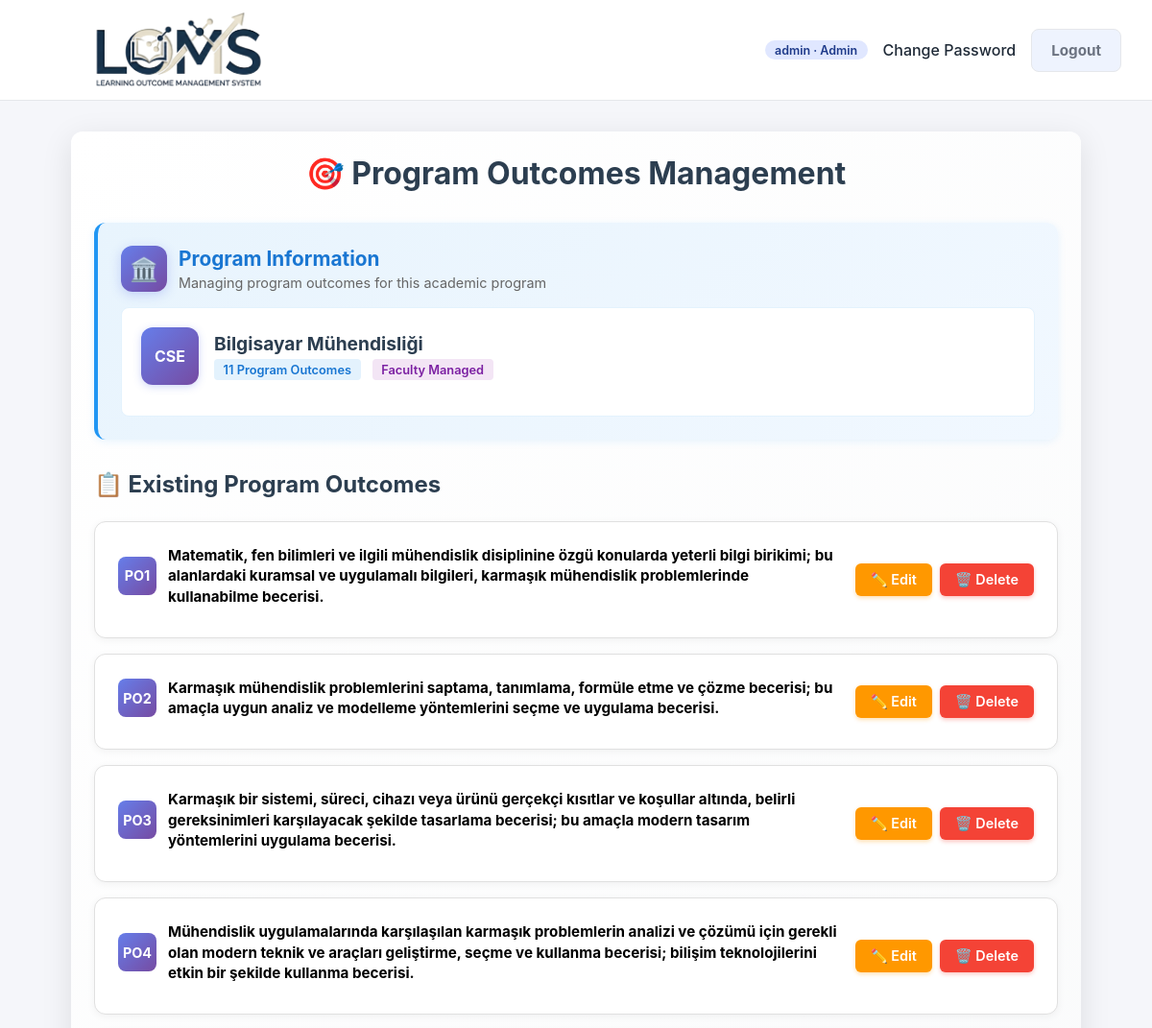
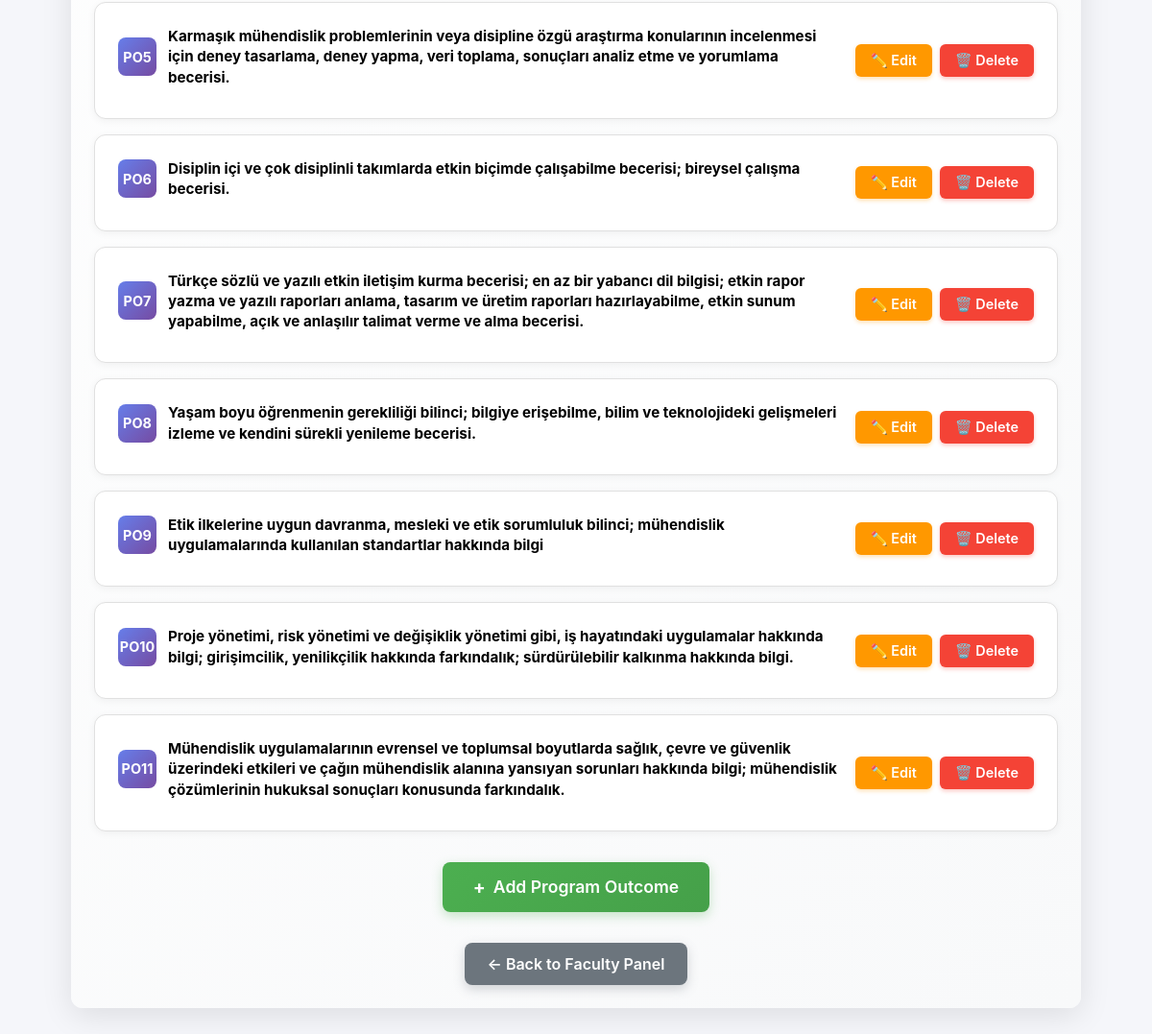
The app's page /outcomes/program/4/po/ (signed in) with its own data (2 pictures, top to bottom).
### accounts/models.py (models this page shows, shortened)
class CustomUser(AbstractUser):
    class Role(models.TextChoices):
        ADMIN = "ADMIN", "Admin"
        STUDENT_AFFAIRS = "STUDENT_AFFAIRS", "Student Affairs"
        FACULTY_MEMBER = "FACULTY_MEMBER", "Faculty Member"
        LECTURER = "LECTURER", "Lecturer"
        STUDENT = "STUDENT", "Student"
    role = models.CharField(
        max_length=32,
        choices=Role.choices,
        default=Role.STUDENT,
    )
    student_grade = models.PositiveSmallIntegerField(
        null=True,
        blank=True,
        help_text="Student grade / academic year (1-4).",
    )
    student_faculty = models.ForeignKey(
        "organizations.Faculty",
        null=True,
        blank=True,
        on_delete=models.SET_NULL,
        related_name="students",
        help_text="Faculty the student is enrolled in.",
    )
    student_program = models.ForeignKey(
        "organizations.Program",
        null=True,
        blank=True,
        on_delete=models.SET_NULL,
        related_name="students",
        help_text="Program the student belongs to.",
    )
    faculty_member_faculty = models.ForeignKey(
        "organizations.Faculty",
        null=True,
        blank=True,
        on_delete=models.SET_NULL,
        related_name="faculty_members",
        help_text="Faculty this faculty member is responsible for.",
    )
    lecturer_programs = models.ManyToManyField(
        "organizations.Program",
        blank=True,
        related_name="lecturers",
        help_text="Programs assigned to this lecturer.",
    )
    lecturer_courses = models.ManyToManyField(
        "courses.Course",
        blank=True,
        related_name="lecturers",
        help_text="Courses assigned to this lecturer.",
    )
    phone = models.CharField(
        max_length=20,
        blank=True,
        null=True,
    )
    student_number = models.CharField(
        max_length=32,
        null=True,
        blank=True,
        help_text="Official student identification number.",
    )
    must_change_password = models.BooleanField(
        default=False,
        help_text="User must update password after logging in with the initial credentials.",
    )
    objects = CustomUserManager()
    @property
    def is_admin(self):
        return self.role == self.Role.ADMIN and self.is_superuser
    @property
    def is_student_affairs(self):
        return self.role == self.Role.STUDENT_AFFAIRS
    @property
    def is_faculty_member(self):
        return self.role == self.Role.FACULTY_MEMBER
    @property
    def is_lecturer(self):
        return self.role == self.Role.LECTURER
    @property
    def is_student(self):
        return self.role == self.Role.STUDENT

### organizations/models.py (models this page shows, shortened)
class Program(models.Model):
    name = models.CharField(max_length=255)
    code = models.CharField(max_length=50, unique=True)
    faculty = models.ForeignKey(
        Faculty,
        on_delete=models.CASCADE,
        related_name="programs",
    )
    description = models.TextField(
        blank=True,
        help_text="Optional program description.",
    )
    coordinator = models.ForeignKey(
        settings.AUTH_USER_MODEL,
        null=True,
        blank=True,
        on_delete=models.SET_NULL,
        related_name="coordinated_programs",
        help_text="Program coordinator (optional).",
    )

### outcomes/models.py (models this page shows, shortened)
class ProgramOutcome(models.Model):
    program = models.ForeignKey(
        Program,
        on_delete=models.CASCADE,
        related_name="program_outcomes",
    )
    code = models.CharField(
        max_length=20,
        help_text="Program outcome code (e.g., PO1).",
    )
    short_title = models.CharField(
        max_length=255,
        help_text="Short title (e.g., Problem solving).",
    )
    description = models.TextField(
        blank=True,
        help_text="Detailed description.",
    )
    order = models.PositiveSmallIntegerField(
        default=1,
        help_text="Display order within lists.",
    )
    active = models.BooleanField(default=True)
    class Meta:
        unique_together = ("program", "code")
        ordering = ["program", "order", "code"]

### outcomes/views.py (the view)
# urls.py: path("program/<int:program_id>/po/", program_outcome_manage, name="program_outcome_manage"),
@role_required(CustomUser.Role.FACULTY_MEMBER)
def program_outcome_manage(request, program_id):
    program = get_object_or_404(Program, id=program_id)
    _check_program_permission(request.user, program)
    outcomes = ProgramOutcome.objects.filter(program=program).order_by("order", "code")
    context = {
        "program": program,
        "outcomes": outcomes,
    }
    return render(request, "outcomes/program_outcome_manage.html", context)

### outcomes/views.py (called while the page is built)
def _check_program_permission(user: CustomUser, program: Program):
    if user.is_admin:
        return
    if program.faculty.responsible_id != user.id:
        raise PermissionDenied("You are not allowed to manage this program.")

### templates/outcomes/program_outcome_manage.html (shortened to what this page needs)
{% extends "base.html" %}
{% block content %}
<section class="card" style="margin: 2rem auto; background: linear-gradient(135deg, #ffffff 0%, #f8f9fa 100%); border: none; box-shadow: 0 8px 32px rgba(0, 0, 0, 0.1);">
    <div style="text-align: center; margin-bottom: 2rem;">
        <h2 style="margin: 0; color: #2c3e50; font-size: 2rem; display: flex; align-items: center; justify-content: center; gap: 0.5rem;">
            🎯 Program Outcomes Management
        </h2>
    </div>
    <div style="background: linear-gradient(135deg, #e8f4fd 0%, #f1f8ff 100%); padding: 1.5rem; border-radius: 12px; border-left: 4px solid #2196F3; margin-bottom: 2rem; box-shadow: 0 2px 8px rgba(33, 150, 243, 0.1);">
        <div style="display: flex; align-items: center; gap: 0.75rem; margin-bottom: 1rem;">
            <div style="width: 48px; height: 48px; background: linear-gradient(135deg, #667eea 0%, #764ba2 100%); border-radius: 12px; display: flex; align-items: center; justify-content: center; color: white; font-weight: bold; font-size: 1.5rem; box-shadow: 0 3px 12px rgba(102, 126, 234, 0.3);">
                🏛️
            </div>
            <div>
                <h3 style="margin: 0; color: #1976d2; font-size: 1.3rem; font-weight: 700;">Program Information</h3>
                <div style="color: #666; font-size: 0.9rem; margin-top: 0.25rem;">Managing program outcomes for this academic program</div>
            </div>
        </div>
        <div style="background: white; padding: 1.25rem; border-radius: 8px; border: 1px solid #e3f2fd;">
            <div style="display: flex; align-items: center; gap: 1rem; margin-bottom: 0.75rem;">
                <div style="width: 60px; height: 60px; background: linear-gradient(135deg, #667eea 0%, #764ba2 100%); border-radius: 12px; display: flex; align-items: center; justify-content: center; color: white; font-weight: bold; font-size: 1rem; box-shadow: 0 2px 8px rgba(102, 126, 234, 0.3);">
                    {{ program.code }}
                </div>
                <div>
                    <div style="font-weight: 700; color: #2c3e50; font-size: 1.2rem; margin-bottom: 0.25rem;">{{ program.name }}</div>
                    <div style="display: flex; gap: 0.75rem; align-items: center;">
                        <span style="background: #e3f2fd; color: #1976d2; padding: 0.2rem 0.6rem; border-radius: 4px; font-size: 0.8rem; font-weight: 600;">{{ outcomes|length }} Program Outcomes</span>
                        <span style="background: #f3e5f5; color: #7b1fa2; padding: 0.2rem 0.6rem; border-radius: 4px; font-size: 0.8rem; font-weight: 600;">Faculty Managed</span>
                    </div>
                </div>
            </div>
        </div>
    </div>
    {% if outcomes %}
        <div style="margin-bottom: 2rem;">
            <h3 style="color: #2c3e50; font-size: 1.5rem; margin-bottom: 1.5rem; display: flex; align-items: center; gap: 0.5rem;">
                📋 Existing Program Outcomes
            </h3>
            <div style="display: grid; gap: 1rem;">
                {% for po in outcomes %}
                    <div style="background: white; border: 1px solid #e0e0e0; border-radius: 12px; padding: 1.5rem; transition: all 0.3s ease; box-shadow: 0 2px 8px rgba(0, 0, 0, 0.05);"
                         onmouseover="this.style.borderColor='#667eea'; this.style.boxShadow='0 4px 16px rgba(102, 126, 234, 0.1)';"
                         onmouseout="this.style.borderColor='#e0e0e0'; this.style.boxShadow='0 2px 8px rgba(0, 0, 0, 0.05)';">
                        <div style="display: flex; align-items: center; justify-content: space-between; gap: 1rem;">
                            <div style="flex: 1;">
                                <div style="display: flex; align-items: center; gap: 0.75rem; margin-bottom: 0.5rem; flex-wrap: wrap;">
                                    <div style="width: 40px; height: 40px; background: linear-gradient(135deg, #667eea 0%, #764ba2 100%); border-radius: 8px; display: flex; align-items: center; justify-content: center; color: white; font-weight: bold; font-size: 0.9rem;">
                                        {{ po.code }}
                                    </div>
                                    {% if po.description %}
                                        <div style="color: #000; font-size: 0.95rem; font-weight: bold; line-height: 1.4; flex: 1; min-width: 0; word-break: break-word;">{{ po.description }}</div>
                                    {% endif %}
                                </div>
                            </div>
                            <div style="display: flex; gap: 0.5rem;">
                                <a href="{% url 'outcomes:program_outcome_edit' po.id %}"
                                   style="background: #FF9800; color: white; padding: 0.5rem 1rem; border-radius: 6px; text-decoration: none; font-weight: 600; font-size: 0.9rem; transition: all 0.3s ease; box-shadow: 0 2px 4px rgba(255, 152, 0, 0.3);"
                                   onmouseover="this.style.background='#F57C00'; this.style.transform='translateY(-2px)'; this.style.boxShadow='0 4px 8px rgba(255, 152, 0, 0.4)';"
                                   onmouseout="this.style.background='#FF9800'; this.style.transform='translateY(0)'; this.style.boxShadow='0 2px 4px rgba(255, 152, 0, 0.3)';">
                                    ✏️ Edit
                                </a>
                                <a href="{% url 'outcomes:program_outcome_delete' po.id %}"
                                   style="background: #f44336; color: white; padding: 0.5rem 1rem; border-radius: 6px; text-decoration: none; font-weight: 600; font-size: 0.9rem; transition: all 0.3s ease; box-shadow: 0 2px 4px rgba(244, 67, 54, 0.3);"
                                   onmouseover="this.style.background='#da190b'; this.style.transform='translateY(-2px)'; this.style.boxShadow='0 4px 8px rgba(244, 67, 54, 0.4)';"
                                   onmouseout="this.style.background='#f44336'; this.style.transform='translateY(0)'; this.style.boxShadow='0 2px 4px rgba(244, 67, 54, 0.3)';">
                                    🗑️ Delete
                                </a>
                            </div>
                        </div>
                    </div>
                {% endfor %}
            </div>
        </div>
    {% endif %}
    {% if not show_form %}
        <div style="text-align: center; margin-bottom: 2rem;">
            <a href="{% url 'outcomes:program_outcome_create' program.id %}"
               style="display: inline-flex; align-items: center; gap: 0.5rem; background: linear-gradient(135deg, #4CAF50 0%, #45a049 100%); color: white; padding: 0.875rem 2rem; border-radius: 8px; text-decoration: none; font-weight: 600; font-size: 1.1rem; transition: all 0.3s ease; box-shadow: 0 4px 12px rgba(76, 175, 80, 0.3);"
               onmouseover="this.style.background='linear-gradient(135deg, #388e3c 0%, #2e7d32 100%)'; this.style.transform='translateY(-2px)'; this.style.boxShadow='0 6px 16px rgba(76, 175, 80, 0.4)';"
               onmouseout="this.style.background='linear-gradient(135deg, #4CAF50 0%, #45a049 100%)'; this.style.transform='translateY(0)'; this.style.boxShadow='0 4px 12px rgba(76, 175, 80, 0.3)';">
                <span style="color: white; font-size: 1.2rem; font-weight: bold;">+</span> Add Program Outcome
            </a>
        </div>
    {% endif %}
    <div style="display: flex; gap: 1rem; justify-content: center; margin-top: 2rem; flex-wrap: wrap;">
        <a href="{% url 'organizations:faculty_member_dashboard' %}"
           style="background: #6c757d; color: white; padding: 0.75rem 1.5rem; border-radius: 8px; text-decoration: none; font-weight: 600; transition: all 0.3s ease; box-shadow: 0 4px 12px rgba(108, 117, 125, 0.3); display: inline-flex; align-items: center; gap: 0.5rem;"
           onmouseover="this.style.background='#5a6268'; this.style.transform='translateY(-2px)'; this.style.boxShadow='0 6px 16px rgba(108, 117, 125, 0.4)';"
           onmouseout="this.style.background='#6c757d'; this.style.transform='translateY(0)'; this.style.boxShadow='0 4px 12px rgba(108, 117, 125, 0.3)';">
            ← Back to Faculty Panel
        </a>
    </div>
</section>
{% endblock %}

### templates/base.html (shortened to what this page needs)
<!DOCTYPE html>
{% load static %}
<html lang="en">
<head>
</head>
<body>
<header>
    <img src="{% static 'images/LOMS-Photoroom.png' %}" alt="LOMS" style="height: 5rem; margin: 0;">
    <nav>
        {% if user.is_authenticated %}
            <span class="pill">{{ user.username }} · {{ user.get_role_display }}</span>
            <a href="{% url 'accounts:password_change' %}">Change Password</a>
            <form method="post" action="{% url 'accounts:logout' %}" class="logout-form">
                <button type="submit" class="btn outline">Logout</button>
            </form>
        {% endif %}
    </nav>
</header>
<main>
    {% block content %}{% endblock %}
</main>
</body>
</html>

### templates/base.html (style rules this page uses)
:root { --bg: #f5f6fa; --card-bg: #ffffff; --text: #1f2a37; --muted: #6b7280; --primary: #2563eb; --primary-dark: #1e3a8a; --border: #e5e7eb; --success: #059669; }
* { box-sizing: border-box; font-family: "Inter", "Segoe UI", system-ui, -apple-system, BlinkMacSystemFont, sans-serif; }
body { margin: 0; background: var(--bg); color: var(--text); overflow-y: scroll; }
header { background: var(--card-bg); border-bottom: 1px solid var(--border); padding: 0.75rem 2rem; display: flex; align-items: center; justify-content: space-between; position: sticky; top: 0; z-index: 5; }
header h1, header img { margin: 0; font-size: 1.5rem; }
nav { display: flex; gap: 1rem; align-items: center; flex-wrap: wrap; }
nav a { color: var(--text); text-decoration: none; font-weight: 500; }
.logout-form { display: inline-flex; margin: 0; }
.btn, button { border: none; border-radius: 8px; padding: 0.75rem 1.25rem; background: var(--primary); color: #fff; font-weight: 700; font-size: 0.95rem; cursor: pointer; transition: background 0.2s ease; text-decoration: none; display: inline-block; }
.btn.outline { background: rgba(37, 99, 235, 0.08); border: 1px solid var(--border); color: var(--muted); transition: all 0.2s ease; }
main { max-width: 1100px; margin: 2rem auto; padding: 0 1.5rem 2.5rem; }
.card { background: var(--card-bg); border: 1px solid var(--border); border-radius: 12px; padding: 1.5rem; box-shadow: 0 10px 25px rgba(15, 23, 42, 0.05); max-width: 1200px; margin: 0 auto; }
form { display: flex; flex-direction: column; gap: 0.85rem; }
.pill { display: inline-block; padding: 0.15rem 0.65rem; border-radius: 999px; background: #e0e7ff; color: var(--primary-dark); font-size: 0.78rem; font-weight: 600; }

### records on screen
CustomUser: username "admin", role "Admin"
Program: code "CSE", name "Bilgisayar Mühendisliği"
ProgramOutcome: code "PO1", description "Matematik, fen bilimleri ve ilgili mühendislik disiplinine özgü konularda yeterli bilgi birikimi; bu alanlardaki kuramsal ve uygulamalı bilgileri, karmaşık mühendislik problemlerinde kullanabilme becerisi."
ProgramOutcome: code "PO2", description "Karmaşık mühendislik problemlerini saptama, tanımlama, formüle etme ve çözme becerisi; bu amaçla uygun analiz ve modelleme yöntemlerini seçme ve uygulama becerisi."
ProgramOutcome: code "PO3", description "Karmaşık bir sistemi, süreci, cihazı veya ürünü gerçekçi kısıtlar ve koşullar altında, belirli gereksinimleri karşılayacak şekilde tasarlama becerisi; bu amaçla modern tasarım yöntemlerini uygulama becerisi."
ProgramOutcome: code "PO4", description "Mühendislik uygulamalarında karşılaşılan karmaşık problemlerin analizi ve çözümü için gerekli olan modern teknik ve araçları geliştirme, seçme ve kullanma becerisi; bilişim teknolojilerini etkin bir şekilde kullanma becerisi."
ProgramOutcome: code "PO5", description "Karmaşık mühendislik problemlerinin veya disipline özgü araştırma konularının incelenmesi için deney tasarlama, deney yapma, veri toplama, sonuçları analiz etme ve yorumlama becerisi."
ProgramOutcome: code "PO6", description "Disiplin içi ve çok disiplinli takımlarda etkin biçimde çalışabilme becerisi; bireysel çalışma becerisi."
ProgramOutcome: code "PO7", description "Türkçe sözlü ve yazılı etkin iletişim kurma becerisi; en az bir yabancı dil bilgisi; etkin rapor yazma ve yazılı raporları anlama, tasarım ve üretim raporları hazırlayabilme, etkin sunum yapabilme, açık ve anlaşılır talimat verme ve alma becerisi."
ProgramOutcome: code "PO8", description "Yaşam boyu öğrenmenin gerekliliği bilinci; bilgiye erişebilme, bilim ve teknolojideki gelişmeleri izleme ve kendini sürekli yenileme becerisi."
ProgramOutcome: code "PO9", description "Etik ilkelerine uygun davranma, mesleki ve etik sorumluluk bilinci; mühendislik uygulamalarında kullanılan standartlar hakkında bilgi"
ProgramOutcome: code "PO10", description "Proje yönetimi, risk yönetimi ve değişiklik yönetimi gibi, iş hayatındaki uygulamalar hakkında bilgi; girişimcilik, yenilikçilik hakkında farkındalık; sürdürülebilir kalkınma hakkında bilgi."
ProgramOutcome: code "PO11", description "Mühendislik uygulamalarının evrensel ve toplumsal boyutlarda sağlık, çevre ve güvenlik üzerindeki etkileri ve çağın mühendislik alanına yansıyan sorunları hakkında bilgi; mühendislik çözümlerinin hukuksal sonuçları konusunda farkındalık."

### other values on screen
{{ outcomes|length }} "11"
